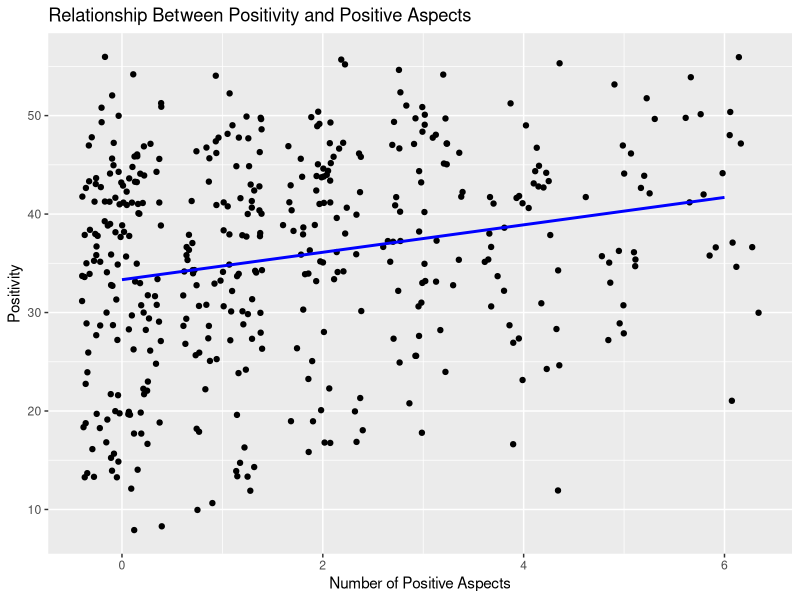

Recreate this plot in R.
## ---- chunk 1
library(tidyverse) 
## ---- chunk 2
data <- readr::read_csv("Data.csv")
## ---- chunk 3
ggplot(data, aes(x = TotalP, y = Positivity)) +
  geom_dotplot(binaxis = data)+
  geom_jitter()+
  geom_smooth(method = lm, color = "blue", se = FALSE)+
  labs(title = "Relationship Between Positivity and Positive Aspects", y = "Positivity" , x = "Number of Positive Aspects")
